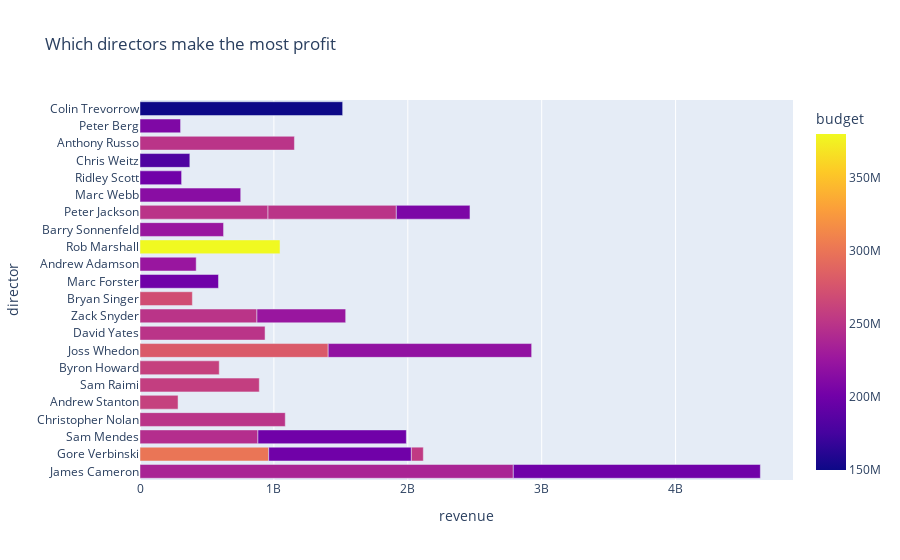

Notebook code for this chart:
### Code cell
direc = movies.head(30)

fig3 = px.bar(direc, direc['revenue'], direc['director'], title= 'Which directors make the most profit', color = direc['budget'], hover_data = ['Title'])
fig3

### Figure 1 — Plotly figure (JSON) as saved in the notebook; plotly's stock layout.template omitted (floating-point values rounded to 4 significant figures)
{"data": [{"alignmentgroup": "True", "customdata": [["Avatar"], ["Pirates of the Caribbean: At World's End"], ["Spectre"], ["The Dark Knight Rises"], ["John Carter"], ["Spider-Man 3"], ["Tangled"], ["Avengers: Age of Ultron"], ["Harry Potter and the Half-Blood Prince"], ["Batman v Superman: Dawn of Justice"], ["Superman Returns"], ["Quantum of Solace"], ["Pirates of the Caribbean: Dead Man's Chest"], ["The Lone Ranger"], ["Man of Steel"], ["The Chronicles of Narnia: Prince Caspian"], ["The Avengers"], ["Pirates of the Caribbean: On Stranger Tides"], ["Men in Black 3"], ["The Hobbit: The Battle of the Five Armies"], ["The Amazing Spider-Man"], ["Robin Hood"], ["The Hobbit: The Desolation of Smaug"], ["The Golden Compass"], ["King Kong"], ["Titanic"], ["Captain America: Civil War"], ["Battleship"], ["Jurassic World"], ["Skyfall"]], "hovertemplate": "revenue=%{x}<br>director=%{y}<br>Title=%{customdata[0]}<br>budget=%{marker.color}<extra></extra>", "legendgroup": "", "marker": {"color": [237000000, 300000000, 245000000, 250000000, 260000000, 258000000, 260000000, 280000000, 250000000, 250000000, 270000000, 200000000, 200000000, 255000000, 225000000, 225000000, 220000000, 380000000, 225000000, 250000000, 215000000, 200000000, 250000000, 180000000, 207000000, 200000000, 250000000, 209000000, 150000000, 200000000], "coloraxis": "coloraxis"}, "name": "", "offsetgroup": "", "orientation": "h", "showlegend": false, "textposition": "auto", "type": "bar", "x": [2787965087, 961000000, 880674609, 1084939099, 284139100, 890871626, 591794936, 1405403694, 933959197, 873260194, 391081192, 586090727, 1065659812, 89289910, 662845518, 419651413, 1519557910, 1045713802, 624026776, 956019788, 752215857, 310669540, 958400000, 372234864, 550000000, 1845034188, 1153304495, 303025485, 1513528810, 1108561013], "xaxis": "x", "y": ["James Cameron", "Gore Verbinski", "Sam Mendes", "Christopher Nolan", "Andrew Stanton", "Sam Raimi", "Byron Howard", "Joss Whedon", "David Yates", "Zack Snyder", "Bryan Singer", "Marc Forster", "Gore Verbinski", "Gore Verbinski", "Zack Snyder", "Andrew Adamson", "Joss Whedon", "Rob Marshall", "Barry Sonnenfeld", "Peter Jackson", "Marc Webb", "Ridley Scott", "Peter Jackson", "Chris Weitz", "Peter Jackson", "James Cameron", "Anthony Russo", "Peter Berg", "Colin Trevorrow", "Sam Mendes"], "yaxis": "y"}], "layout": {"barmode": "relative", "coloraxis": {"colorbar": {"title": {"text": "budget"}}, "colorscale": [[0, "#0d0887"], [0.1111, "#46039f"], [0.2222, "#7201a8"], [0.3333, "#9c179e"], [0.4444, "#bd3786"], [0.5556, "#d8576b"], [0.6667, "#ed7953"], [0.7778, "#fb9f3a"], [0.8889, "#fdca26"], [1, "#f0f921"]]}, "legend": {"tracegroupgap": 0}, "title": {"text": "Which directors make the most profit"}, "xaxis": {"anchor": "y", "domain": [0, 1], "title": {"text": "revenue"}}, "yaxis": {"anchor": "x", "domain": [0, 1], "title": {"text": "director"}}}}
